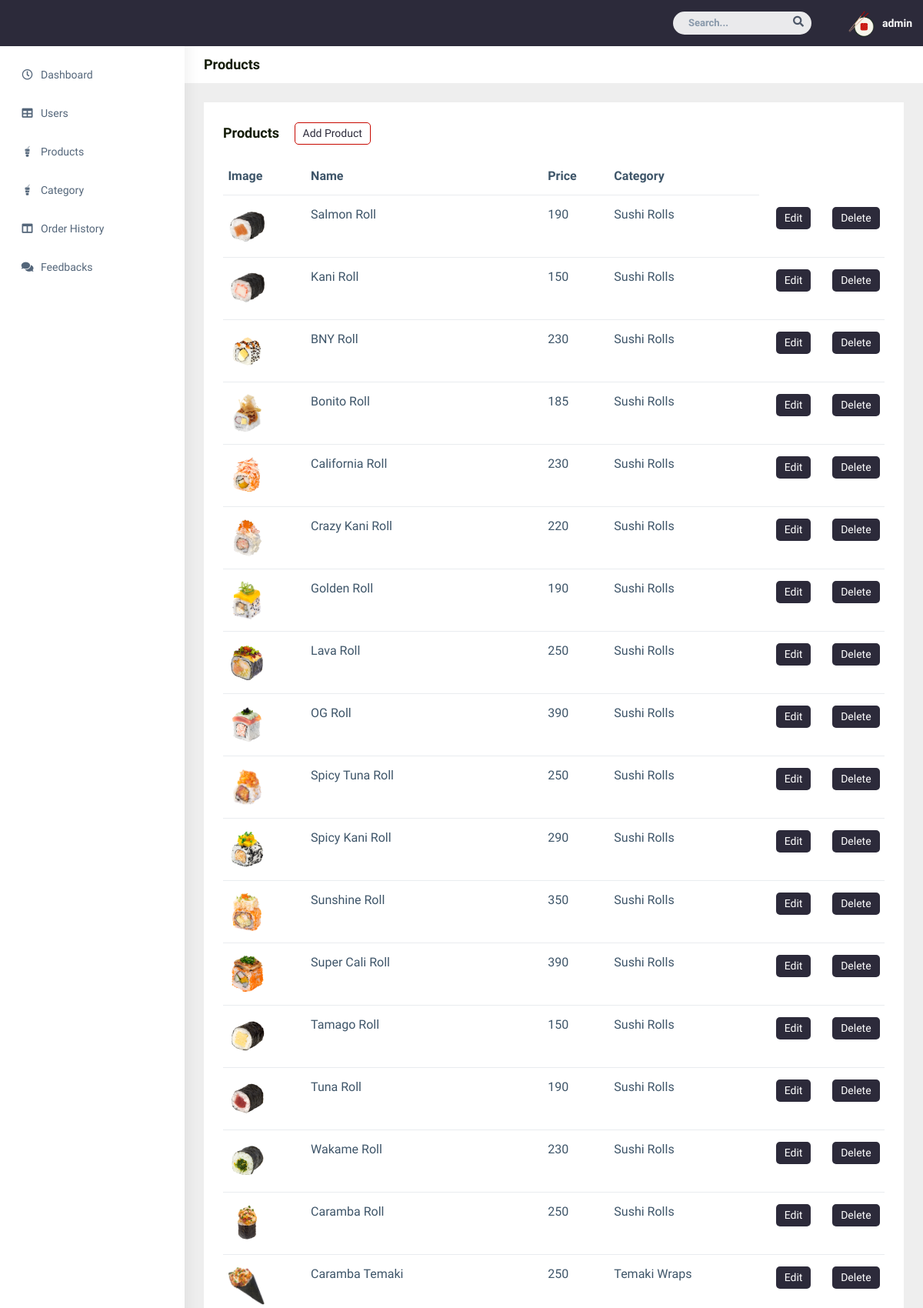
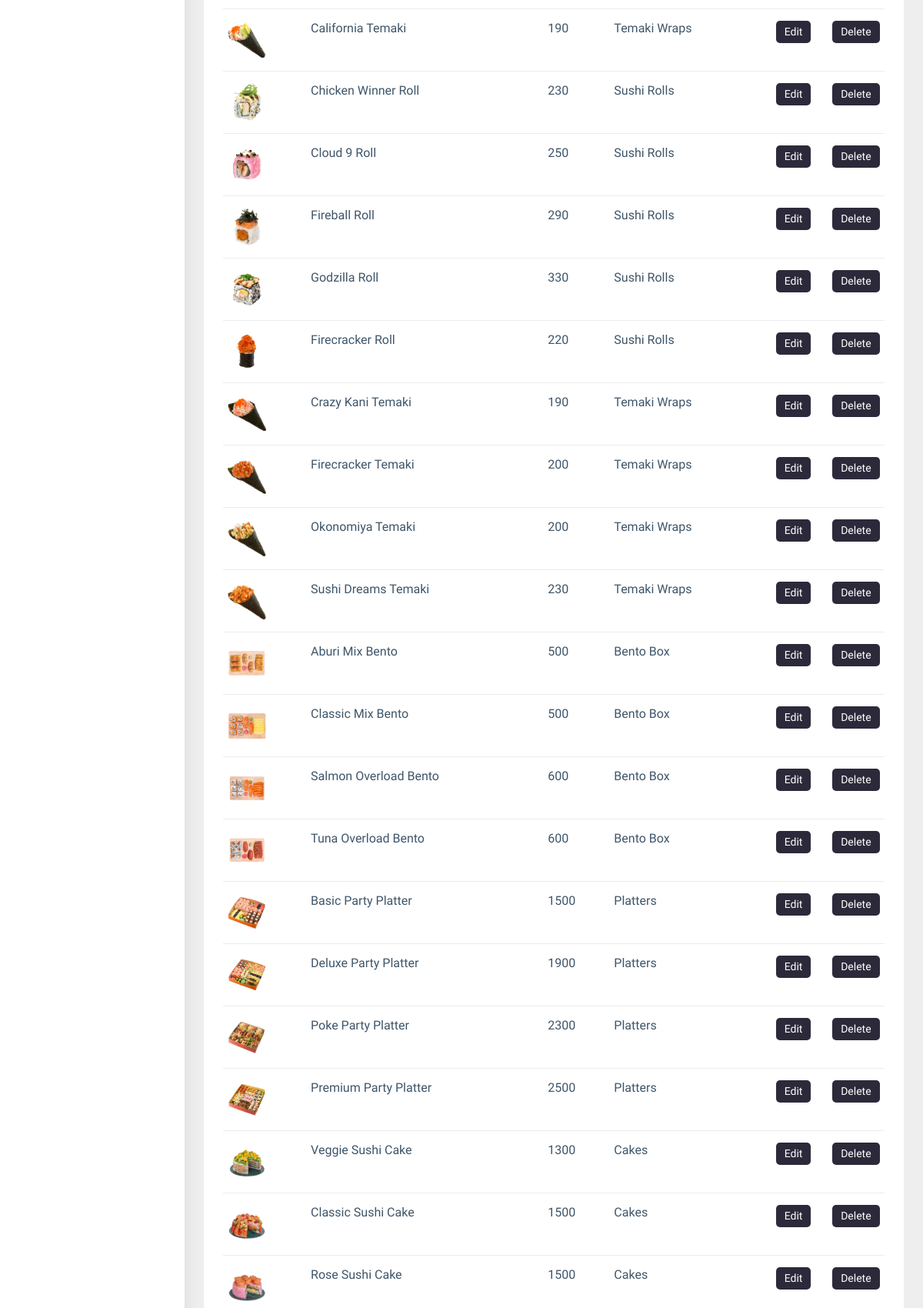
/admin/products.php (signed in, upper part), run on the app's committed database (2 pictures, top to bottom).
### tables this page shows
CREATE TABLE `products` (
  `p_id` int(11) NOT NULL,
  `image` varchar(400) DEFAULT NULL,
  `productName` varchar(255) DEFAULT NULL,
  `price` int(11) NOT NULL,
  `category` int(11) DEFAULT NULL
);

CREATE TABLE `categories` (
  `c_id` int(11) NOT NULL,
  `categoryName` varchar(255) DEFAULT NULL
);

### admin/products.php (the view, shortened to what this page needs)
<?php
require "../conn.php";
    if (!isset($_SESSION['loggedin']) && !isset($_SESSION['role'])){
        header("location: ../login.php");
        exit;
    } else if (isset($_SESSION['loggedin']) && $_SESSION['loggedin'] === true && $_SESSION['role'] === 2) {
        header("location: ../userprofile.php");
        exit;
    } else {
    $username = $_SESSION['username'];
    $query="SELECT p.p_id, p.productName, p.price, p.image, p.category, c.categoryName FROM products AS p INNER JOIN categories AS c ON p.category = c.c_id";
    $result=mysqli_query($conn,$query);
?>
<!DOCTYPE html>
<html dir="ltr" lang="en">
<head>
    <link href="../css/style.min.css" rel="stylesheet">
    <link href="../css/pagestyles.css" rel="stylesheet">
</head>
<body>
    <div id="main-wrapper" data-layout="vertical" data-navbarbg="skin5" data-sidebartype="full"
        data-sidebar-position="absolute" data-header-position="absolute" data-boxed-layout="full">
        <header class="topbar" data-navbarbg="skin5">
            <nav class="navbar top-navbar navbar-expand-md navbar-dark">
                <div class="navbar-collapse collapse" id="navbarSupportedContent" data-navbarbg="skin5">
                    <ul class="navbar-nav ms-auto d-flex align-items-center">
                        <li class=" in">
                            <form role="search" class="app-search d-none d-md-block me-3">
                                <input type="text" placeholder="Search..." class="form-control mt-0">
                                <a href="" class="active">
                                    <i class="fa fa-search"></i>
                                </a>
                            </form>
                        </li>
                        <li>
                            <a class="profile-pic" href="#">
                            <div class="dropdown">
                            <img src="../img/logo.png" alt="user-img" width="36"
                                class="img-circle"><span class="text-white font-medium"><?php echo $username ?></span></a>
                            </div>
                </div>
        <aside class="left-sidebar" data-sidebarbg="skin6">
            <div class="scroll-sidebar">
                <nav class="sidebar-nav">
                    <ul id="sidebarnav">
                        <li class="sidebar-item pt-2">
                            <a class="sidebar-link waves-effect waves-dark sidebar-link" href="dashboard.php"
                                aria-expanded="false">
                                <i class="far fa-clock" aria-hidden="true"></i>
                                <span class="hide-menu">Dashboard</span>
                            </a>
                        </li>
                        <li class="sidebar-item">
                            <a class="sidebar-link waves-effect waves-dark sidebar-link" href="users.php"
                                aria-expanded="false">
                                <i class="fa fa-table" aria-hidden="true"></i>
                                <span class="hide-menu">Users</span>
                            </a>
                        </li>
                        <li class="sidebar-item">
                            <a class="sidebar-link waves-effect waves-dark sidebar-link" href="products.php"
                                aria-expanded="false">
                                <i class="fab fa-gulp" aria-hidden="true"></i>
                                <span class="hide-menu">Products</span>
                            </a>
                        </li>
                        <li class="sidebar-item">
                            <a class="sidebar-link waves-effect waves-dark sidebar-link" href="category.php"
                                aria-expanded="false">
                                <i class="fab fa-gulp" aria-hidden="true"></i>
                                <span class="hide-menu">Category</span>
                            </a>
                        </li>
                        <li class="sidebar-item">
                            <a class="sidebar-link waves-effect waves-dark sidebar-link" href="order-history.php"
                                aria-expanded="false">
                                <i class="fa fa-columns" aria-hidden="true"></i>
                                <span class="hide-menu">Order History</span>
                            </a>
                        </li>
                        <li class="sidebar-item">
                            <a class="sidebar-link waves-effect waves-dark sidebar-link" href="feedbacks.php"
                                aria-expanded="false">
                                <i class="fa fa-comments" aria-hidden="true"></i>
                                <span class="hide-menu">Feedbacks</span>
                            </a>
                        </li>
                    </ul>
                </nav>
            </div>
        </aside>
        <div class="page-wrapper">
            <div class="page-breadcrumb bg-white">
                <div class="row align-items-center">
                    <div class="col-lg-3 col-md-4 col-sm-4 col-xs-12">
                    <h4 class="page-title">Products</h4>
                    </div>
                </div>
            </div>
            <div class="container-fluid">
                <div class="row">
                    <div class="col-sm-12">
                        <div class="white-box">
                            <h3 class="box-title">Products
                            <a href="add-product.php"><button class="btn btn-border" >
                                Add Product
                            </button></a>
                            </h3>
                            <div class="table-responsive">
                                <table class="table text-nowrap">
                                    <thead>
                                        <tr>
                                            <th class="border-top-0">Image</th>
                                            <th class="border-top-0">Name</th>
                                            <th class="border-top-0">Price</th>
                                            <th class="border-top-0">Category</th>
                                        </tr>
                                    </thead>
                                        <?php
                                        if(mysqli_num_rows($result) > 0) {
                                            while($row = mysqli_fetch_assoc($result)){
                                        ?>
                                    <tbody>
                                        <tr>
                                            <td><div class="alb">
             	                            <img src="../img/menu/<?=$row['image']?>">
                                            </div></td>
                                            <td><?php echo $row['productName']; ?></td>
                                            <td><?php echo $row['price']; ?></td>
                                            <td><?php echo $row['categoryName']; ?> </td>
                                            <td class="col-1">
                                            <a class="btn btn-solid" href="edit-product.php?edit=<?php echo $row['p_id']; ?>">Edit</a>
                                            </td>
                                            <td class="col-1">
                                            <a class="btn btn-solid" href="delete-product.php?id=<?php echo $row['p_id']; ?>">Delete</a>
                                            </td>
                                        </tr>
                                        <?php
                                            }
                                        } else {
                                            ?>
                                            <tr>
                                            <td colspan="3">No Records Found</td>
                                            </tr>
                                        <?php
                                        }
                                        ?>
                                    </tbody>
                                </table>
                            </div>
                        </div>
                    </div>
                </div>
            </div>
        </div>
</body>
</html>
<?php } ?>

### css/pagestyles.css (style rules this page uses)
body { font: 14px sans-serif; background-color: #e7e7e7; color: #141C07; }
.btn-border { background-color: #fff; color: #2C2A3A; border: 1px solid #C70800; border-radius: 5px; padding: 3px 10px; margin-left: 15px; }
.btn-solid { background-color: #2C2A3A; color: #fff; border-radius: 5px; padding: 3px 10px; margin-left: 15px; }

### admin/products.php (style rules this page uses)
* { font-family: "Readex Pro"; }
.dropdown { position: relative; display: inline-block; }
tr img { width: 50px; height: 50px; }

### data on the page
products: image (picture), productName "Salmon Roll", price "190", category.categoryName "Sushi Rolls"
products: image (picture), productName "Kani Roll", price "150", category.categoryName "Sushi Rolls"
products: image (picture), productName "BNY Roll", price "230", category.categoryName "Sushi Rolls"
products: image (picture), productName "Bonito Roll", price "185", category.categoryName "Sushi Rolls"
products: image (picture), productName "California Roll", price "230", category.categoryName "Sushi Rolls"
products: image (picture), productName "Crazy Kani Roll", price "220", category.categoryName "Sushi Rolls"
products: image (picture), productName "Golden Roll", price "190", category.categoryName "Sushi Rolls"
products: image (picture), productName "Lava Roll", price "250", category.categoryName "Sushi Rolls"
products: image (picture), productName "OG Roll", price "390", category.categoryName "Sushi Rolls"
products: image (picture), productName "Spicy Tuna Roll", price "250", category.categoryName "Sushi Rolls"
products: image (picture), productName "Spicy Kani Roll", price "290", category.categoryName "Sushi Rolls"
products: image (picture), productName "Sunshine Roll", price "350", category.categoryName "Sushi Rolls"
products: image (picture), productName "Super Cali Roll", price "390", category.categoryName "Sushi Rolls"
products: image (picture), productName "Tamago Roll", price "150", category.categoryName "Sushi Rolls"
products: image (picture), productName "Tuna Roll", price "190", category.categoryName "Sushi Rolls"
products: image (picture), productName "Wakame Roll", price "230", category.categoryName "Sushi Rolls"
products: image (picture), productName "Caramba Roll", price "250", category.categoryName "Sushi Rolls"
products: image (picture), productName "Caramba Temaki", price "250", category.categoryName "Temaki Wraps"
products: image (picture), productName "California Temaki", price "190", category.categoryName "Temaki Wraps"
products: image (picture), productName "Chicken Winner Roll", price "230", category.categoryName "Sushi Rolls"
products: image (picture), productName "Cloud 9 Roll", price "250", category.categoryName "Sushi Rolls"
products: image (picture), productName "Fireball Roll", price "290", category.categoryName "Sushi Rolls"
products: image (picture), productName "Godzilla Roll", price "330", category.categoryName "Sushi Rolls"
products: image (picture), productName "Firecracker Roll", price "220", category.categoryName "Sushi Rolls"
products: image (picture), productName "Crazy Kani Temaki", price "190", category.categoryName "Temaki Wraps"
products: image (picture), productName "Firecracker Temaki", price "200", category.categoryName "Temaki Wraps"
products: image (picture), productName "Okonomiya Temaki", price "200", category.categoryName "Temaki Wraps"
products: image (picture), productName "Sushi Dreams Temaki", price "230", category.categoryName "Temaki Wraps"
products: image (picture), productName "Aburi Mix Bento", price "500", category.categoryName "Bento Box"
products: image (picture), productName "Classic Mix Bento", price "500", category.categoryName "Bento Box"
products: image (picture), productName "Salmon Overload Bento", price "600", category.categoryName "Bento Box"
products: image (picture), productName "Tuna Overload Bento", price "600", category.categoryName "Bento Box"
products: image (picture), productName "Basic Party Platter", price "1500", category.categoryName "Platters"
products: image (picture), productName "Deluxe Party Platter", price "1900", category.categoryName "Platters"
products: image (picture), productName "Poke Party Platter", price "2300", category.categoryName "Platters"
products: image (picture), productName "Premium Party Platter", price "2500", category.categoryName "Platters"
products: image (picture), productName "Veggie Sushi Cake", price "1300", category.categoryName "Cakes"
products: image (picture), productName "Classic Sushi Cake", price "1500", category.categoryName "Cakes"
products: image (picture), productName "Rose Sushi Cake", price "1500", category.categoryName "Cakes"

### other printed values
$username "admin"
